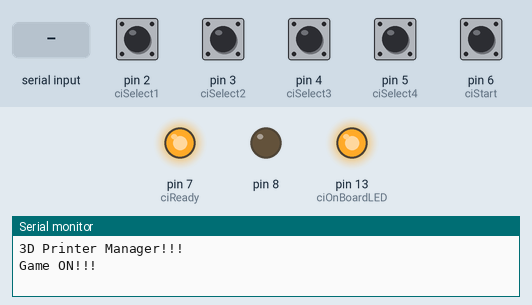
Simulated run of this sketch. Board: Arduino Mega 2560, built with avr-gcc and run on an emulated ATmega2560. Shown: output pins drawn as LEDs (lit = HIGH), the last lines printed to the serial monitor. The inputs (shaded band) are chosen by the test bench; at power-on: pin 2 (ciSelect1), pin 3 (ciSelect2), pin 4 (ciSelect3), pin 5 (ciSelect4), pin 6 (ciStart) LOW.

Above: at 0.1 s.
At 4.2 s:
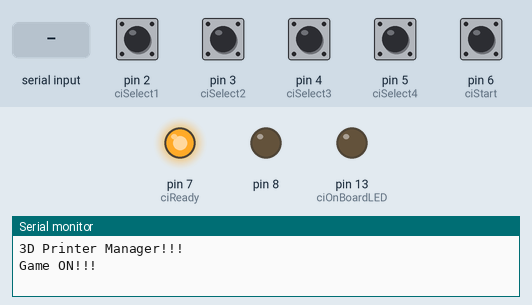
4.3 s: "p?\n" received over Serial
5.8 s: "rp\n" received over the second serial link
7.3 s: "RP\n" received over the second serial link
8.8 s: pin 6 (ciStart) pulled HIGH for 0.15 s
At 9.5 s:
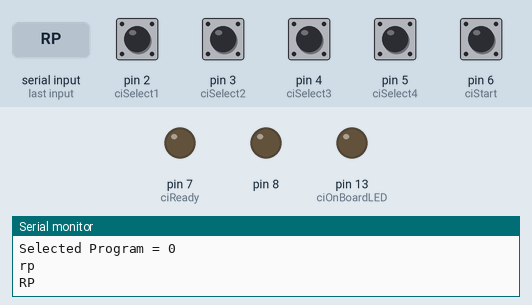
10.4 s: "p?\n" received over the second serial link
Timing chart, 0 to 12.9 s (numbered marks = the images above; inputs shaded):
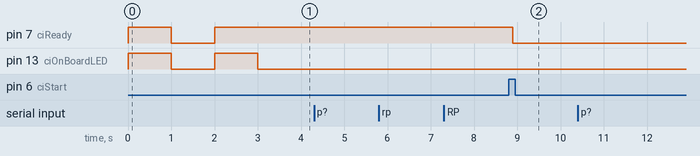

The sketch:

_3DPrinterSerialManagerV000.001.ino
```cpp
// (licence header left out)
//Definitions
const String fileName="prog";
const String fileExtention=".gco";

//IOs
#define ciSelect1 2
#define ciSelect2 3
#define ciSelect3 4
#define ciSelect4 5
#define ciStart 6
#define ciReady 7
#define ciOnBoardLED 13

//Routine declarations
void ConfigureSerial();
void StartProgram(int iProgNum);
void CheckSerialPort();
void CheckSerialPort1();
void ProcessMessage(byte bPort);
void ProcessMessage1(byte bPort);
bool xProgSelect[8];
bool xStart;

bool xPrinterReady;
long lLastPrinterCheck;
int iRequestedProgram;

void setup() {
  pinMode(ciSelect1, INPUT);
  pinMode(ciSelect2, INPUT);
  pinMode(ciSelect3, INPUT);
  pinMode(ciSelect4, INPUT);
  pinMode(ciStart, INPUT);
  pinMode(ciReady, OUTPUT);
  pinMode(ciOnBoardLED, OUTPUT);
  pinMode(8, OUTPUT);

  ConfigureSerial();
  Serial.println("3D Printer Manager!!!");
  Serial.println("Game ON!!!");
  digitalWrite(8, false);
  digitalWrite(ciOnBoardLED, true);
  digitalWrite(ciReady, true);
  delay(1000);
  digitalWrite(ciOnBoardLED, false);
  digitalWrite(ciReady, false);
  delay(1000);
  digitalWrite(ciOnBoardLED, true);
  digitalWrite(ciReady, true);
  delay(1000);
  digitalWrite(ciOnBoardLED, false);
  digitalWrite(ciReady, true);
  xPrinterReady = true;
}

void loop() {
  // put your main code here, to run repeatedly:
  CheckSerialPort();
  CheckSerialPort1();
  xProgSelect[0] = digitalRead(ciSelect1);
  xProgSelect[1] = digitalRead(ciSelect2);
  xProgSelect[2] = digitalRead(ciSelect3);
  xProgSelect[3] = digitalRead(ciSelect4);
  xStart = digitalRead(ciStart);
  iRequestedProgram = 0;
  if (xProgSelect[0])
    iRequestedProgram +=1;
  if (xProgSelect[1])
    iRequestedProgram +=2;
  if (xProgSelect[2])
    iRequestedProgram +=4;
  if (xProgSelect[3])
    iRequestedProgram +=8;
  if (xStart and xPrinterReady)
    StartProgram(iRequestedProgram);
}


void ConfigureSerial() {
  Serial.begin(115200);
  Serial.setTimeout(0);
  Serial1.begin(115200);
  Serial1.setTimeout(0);
}


void StartProgram(int iProgNum){
  Serial1.println("M23 " + fileName + String(iProgNum) + fileExtention);
  delay(100);
  Serial1.println("M24");
  digitalWrite(ciReady, false);
  xPrinterReady = false;
}

//Serial Port
byte bPendingMEssage[50];
int iPendingBytes;
byte bRecievedBytes[50];
byte bAuxBytes[4];
int iMessageLength;
String sRecievedMessage;
//Serial Port1
byte bPendingMEssagePort1[50];
int iPendingBytesPort1;
byte bRecievedBytesPort1[50];
byte bAuxBytesPort1[4];
int iMessageLengthPort1;
String sRecievedMessagePort1;


/*
   Check if there is any received byte in serial Port
   Buffering is done by software i.e. serial timeout is 0
   Any recieved byte is stored in an array and processor is passed on
   for an othe task
*/
void CheckSerialPort() {
  //Check if there is info available in serial Port
  if (Serial.available()) {
    iMessageLength = Serial.readBytes(bRecievedBytes, 12);
    if (iPendingBytes + iMessageLength <= 100) {
      for (int i = 0; i < iMessageLength; i++) {
        //Add new bytes to buffer
        bPendingMEssage[iPendingBytes] = bRecievedBytes[i];
        iPendingBytes ++;
        if (bRecievedBytes[i] == (byte)'\r' || bRecievedBytes[i] == (byte)'\n') {
          //process message and clear buffer
          ProcessMessage(0);
          iPendingBytes = 0;
        }
      }
    }
    else {
      iPendingBytes = 0;
    }
  }
}


/*
  Processar mensagens recebidas
*/
void ProcessMessage(byte bPort) {
  String sRecievedMessage = String((char *)bPendingMEssage);
  sRecievedMessage = sRecievedMessage.substring(0, iPendingBytes - 1);
  //Program request
  if (sRecievedMessage.substring(0, 2) == "rp" || sRecievedMessage.substring(0, 2) == "RP") {
    iRequestedProgram = sRecievedMessage.substring(2, iPendingBytes - 1).toInt();
    StartProgram(iRequestedProgram);
  }
  else if (sRecievedMessage == "p?" || sRecievedMessage == "P?") {
    Serial.println("Selected Program = " + String(iRequestedProgram));
  }
  else{
    Serial1.println(sRecievedMessage);
  }
}


/*
   Check if there is any received byte in serial Port
   Buffering is done by software i.e. serial timeout is 0
   Any recieved byte is stored in an array and processor is passed on
   for an othe task
*/
void CheckSerialPort1() {
  //Check if there is info available in serial Port
  if (Serial1.available()) {
    iMessageLengthPort1 = Serial1.readBytes(bRecievedBytesPort1, 12);
    if (iPendingBytesPort1 + iMessageLengthPort1 <= 100) {
      for (int i = 0; i < iMessageLengthPort1; i++) {
        //Add new bytes to buffer
        bPendingMEssagePort1[iPendingBytesPort1] = bRecievedBytesPort1[i];
        iPendingBytesPort1 ++;
        if (bRecievedBytesPort1[i] == (byte)'\r' || bRecievedBytesPort1[i] == (byte)'\n') {
          //process message and clear buffer
          ProcessMessagePort1(0);
          iPendingBytesPort1 = 0;
        }
      }
    }
    else {
      iPendingBytesPort1 = 0;
    }
  }
}

/*
  Processar mensagens recebidas
*/
void ProcessMessagePort1(byte bPort) {
  String sRecievedMessagePort1 = String((char *)bPendingMEssagePort1);
  sRecievedMessagePort1 = sRecievedMessagePort1.substring(0, iPendingBytesPort1 - 1);
  Serial.println(sRecievedMessagePort1);
  //Fast commands
  //Power Off
  if (sRecievedMessagePort1 == "Done printing file") {
    digitalWrite(ciReady, true);
    xPrinterReady = true;
  }


}
```

Measured:
- after the input at 8.8 s, pin 7 (ciReady): HIGH → LOW after 0.10 s
